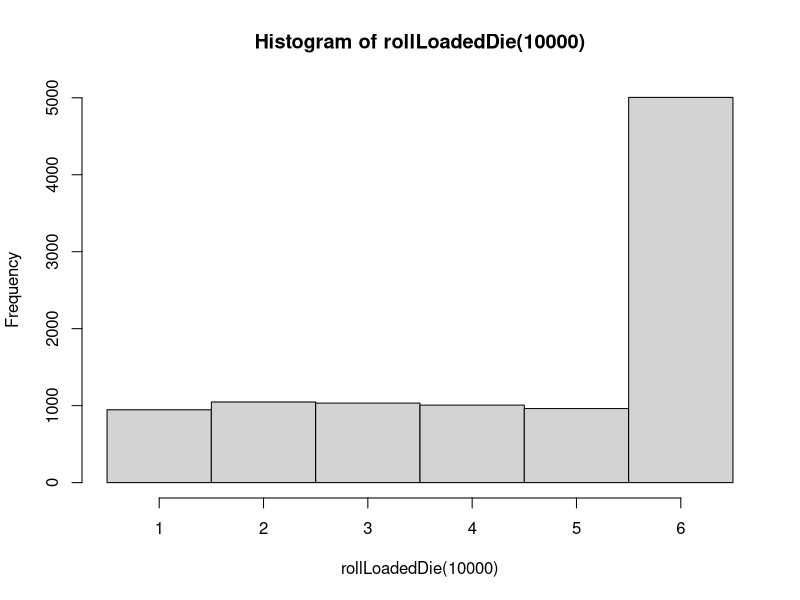
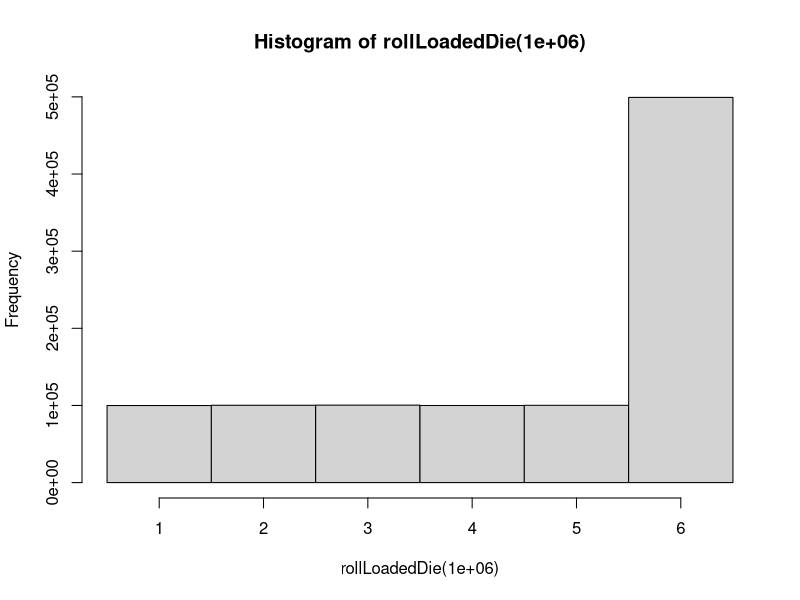
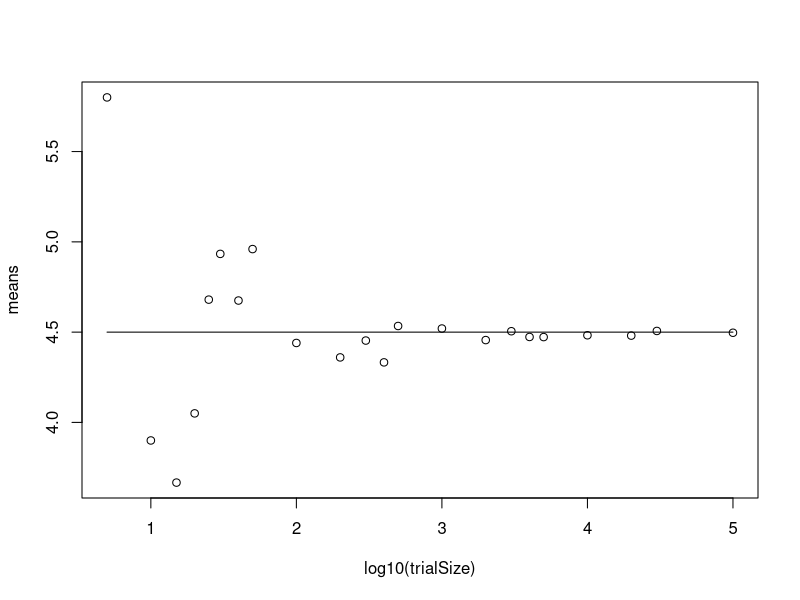
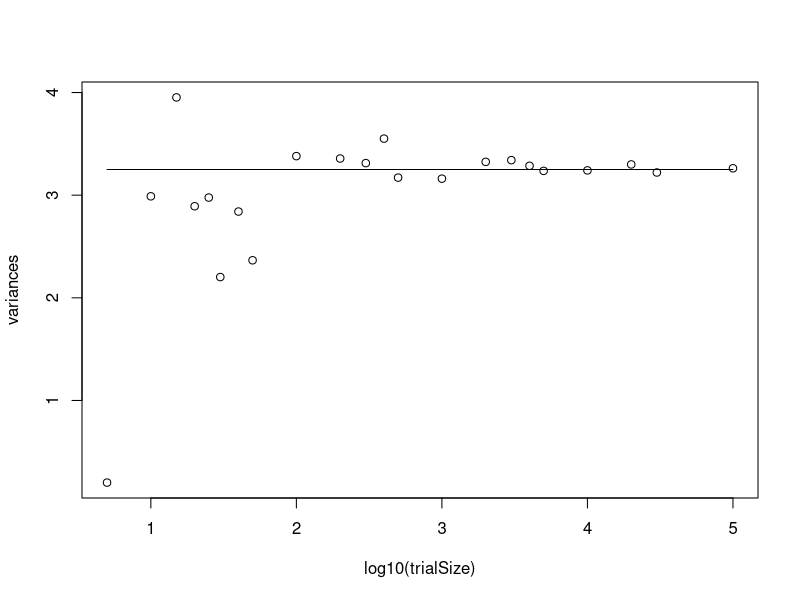

Reproduce these figures in R, in order.
die = c(1,2,3,4,5,6)
p = c(rep(0.1,5),0.5)
E = die*p
Mean = sum(E)
Mean
Variance = sum(p*(Mean-die)^2)
Variance


rollLoadedDie = function(x)
{
  rolls = vector(length = x,mode = "double")
  for (i in 1:x)
  {
    rolls[i] = sample(1:6,1,replace = T,prob = p)
  }
  return (rolls)
}
MyRoll = rollLoadedDie(10000)
mean(MyRoll)
var(MyRoll)

hist(rollLoadedDie(10000),breaks = seq(0.5,6.5,by=1))

hist(rollLoadedDie(1000000),breaks=seq(0.5,6.5,by=1))


trialSize = c(5,10,15,20,25,30,40,50,100,200,300,400,500,1000,2000,3000,4000,5000,10000,20000,30000,100000)
means = vector(length = length(trialSize),mode = "double")
variances = vector(length = length(trialSize),mode = "double")

for (i in 1:length(trialSize))
{
  MyRoll = rollLoadedDie(trialSize[i])
  means[i] = mean(MyRoll)
  variances[i] = var(MyRoll)
}
plot(log10(trialSize),means)
lines(log10(trialSize),rep(Mean,length(trialSize)))

plot(log10(trialSize),variances)
lines(log10(trialSize),rep(Variance,length(trialSize)))



